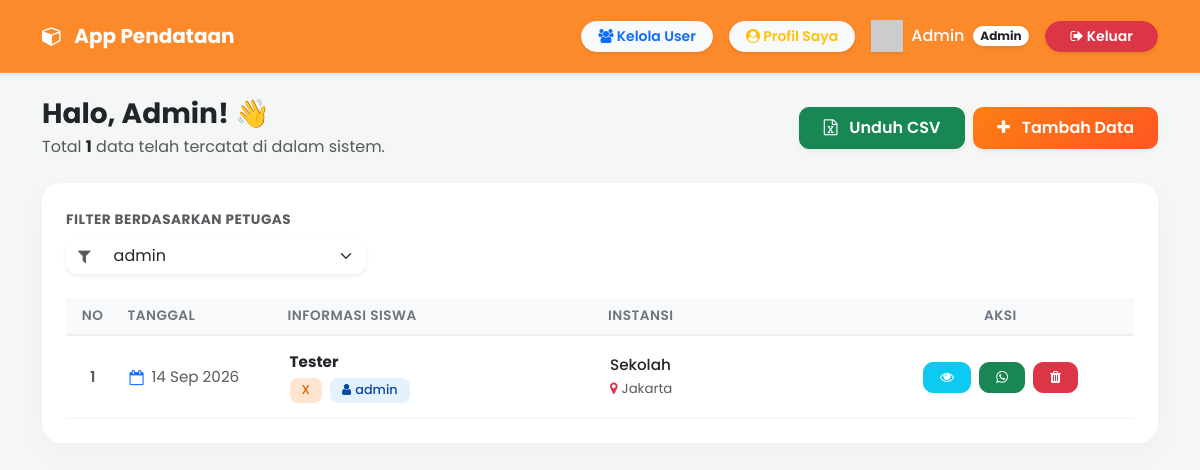
Page /index.php?filter_user=1 (signed in) on the committed database.
### tables this page shows
CREATE TABLE `data_pendataan` (
  `id` int(11) NOT NULL,
  `id_user` int(11) DEFAULT NULL,
  `tanggal` date NOT NULL,
  `nama` varchar(100) NOT NULL,
  `kelas` varchar(50) NOT NULL,
  `sekolah` varchar(100) NOT NULL,
  `nomor_whatsapp` varchar(20) NOT NULL,
  `kota` varchar(50) NOT NULL
);

CREATE TABLE `users` (
  `id` int(11) NOT NULL,
  `username` varchar(50) NOT NULL,
  `password` varchar(255) NOT NULL,
  `role` enum('admin','pegawai') NOT NULL,
  `nama_lengkap` varchar(100) DEFAULT NULL,
  `nomor_whatsapp` varchar(20) DEFAULT NULL,
  `email` varchar(100) DEFAULT NULL,
  `alamat` text DEFAULT NULL,
  `kota` varchar(50) DEFAULT NULL,
  `provinsi` varchar(50) DEFAULT NULL,
  `kode_referral` varchar(20) DEFAULT NULL,
  `referred_by` varchar(20) DEFAULT NULL
);

### index.php (the view, shortened to what this page needs)
<?php
require 'koneksi.php';
$limit = 10;
$page = isset($_GET['page']) ? (int)$_GET['page'] : 1;
$offset = ($page - 1) * $limit;
if ($_SESSION['role'] === 'admin') {
    if (isset($_GET['filter_user']) && !empty($_GET['filter_user'])) {
        $filter = $_GET['filter_user'];
        $stmt_count = $conn->prepare("SELECT COUNT(*) as total FROM data_pendataan WHERE id_user = ?");
        $stmt_count->bind_param("i", $filter);
        $stmt_count->execute();
        $total_rows = $stmt_count->get_result()->fetch_assoc()['total'];
        $stmt_data = $conn->prepare("SELECT d.*, u.username FROM data_pendataan d LEFT JOIN users u ON d.id_user = u.id WHERE d.id_user = ? ORDER BY d.id DESC LIMIT ? OFFSET ?");
        $stmt_data->bind_param("iii", $filter, $limit, $offset);
        $stmt_data->execute();
        $result = $stmt_data->get_result();
    }
}
?>
<!DOCTYPE html>
<html lang="id">
<head>
    <link href="https://cdn.jsdelivr.net/npm/bootstrap@5.3.0/dist/css/bootstrap.min.css" rel="stylesheet">
    <link rel="stylesheet" href="https://cdnjs.cloudflare.com/ajax/libs/font-awesome/4.7.0/css/font-awesome.min.css">
</head>
<body>
<nav class="navbar navbar-expand-lg navbar-glass shadow-sm sticky-top py-3">
    <div class="container">
        <a class="navbar-brand text-white fw-bold" href="#"><i class="fa fa-cube me-2"></i> App Pendataan</a>
        <div class="collapse navbar-collapse justify-content-end" id="navbarNav">
            <ul class="navbar-nav align-items-center gap-3 mt-3 mt-lg-0">
                <?php if ($_SESSION['role'] === 'admin'): ?>
                    <li class="nav-item">
                        <a href="tambah_user.php" class="btn btn-light btn-sm fw-semibold rounded-pill px-3 text-primary shadow-sm">
                            <i class="fa fa-users"></i> Kelola User
                        </a>
                    </li>
                <?php endif; ?>
                <li class="nav-item">
                    <a href="profil.php" class="btn btn-light btn-sm fw-semibold rounded-pill px-3 text-warning shadow-sm">
                        <i class="fa fa-user-circle"></i> Profil Saya
                    </a>
                </li>
                <li class="nav-item text-white fw-medium d-flex align-items-center">
                    <img src="https://ui-avatars.com/api/?name=<?= urlencode($_SESSION['username']) ?>&background=ffffff&color=fd7e14&rounded=true" alt="User" width="32" class="me-2 shadow-sm">
                    <?= htmlspecialchars(ucfirst($_SESSION['username'])) ?>
                    <span class="badge bg-white text-dark rounded-pill ms-2 shadow-sm"><?= ucfirst($_SESSION['role']) ?></span>
                </li>
                <li class="nav-item">
                    <button onclick="konfirmasiLogout()" class="btn btn-danger btn-sm rounded-pill px-4 shadow-sm fw-semibold">
                        <i class="fa fa-sign-out"></i> Keluar
                    </button>
                </li>
            </ul>
        </div>
    </div>
</nav>
<div class="container mt-4 mb-5">
    <div class="d-flex flex-column flex-md-row justify-content-between align-items-center mb-4">
        <div>
            <h3 class="fw-bold text-dark mb-1">Halo, <?= htmlspecialchars(ucfirst($_SESSION['username'])) ?>! 👋</h3>
            <p class="text-muted mb-0">Total <strong class="text-dark"><?= $total_rows ?></strong> data telah tercatat di dalam sistem.</p>
        </div>
        <div class="d-flex gap-2 mt-3 mt-md-0">
            <a href="?export=csv<?= isset($_GET['filter_user']) ? '&filter_user='.$_GET['filter_user'] : '' ?>" class="btn btn-success fw-semibold px-4 py-2 btn-action shadow-sm">
                <i class="fa fa-file-excel-o me-2"></i> Unduh CSV
            </a>
            <button type="button" class="btn btn-gradient fw-semibold px-4 py-2 shadow-sm" data-bs-toggle="modal" data-bs-target="#modalTambahData">
                <i class="fa fa-plus me-2"></i> Tambah Data
            </button>
        </div>
    </div>
    <div class="card card-premium">
        <?php if ($_SESSION['role'] === 'admin'): ?>
        <form method="GET" action="" class="mb-4" style="max-width: 300px;">
            <label class="form-label text-muted small fw-bold">Filter Berdasarkan Petugas</label>
            <div class="input-group shadow-sm" style="border-radius: 12px; overflow: hidden;">
                <span class="input-group-text bg-white border-0 text-muted"><i class="fa fa-filter"></i></span>
                <select name="filter_user" class="form-select border-0 bg-white" onchange="this.form.submit()" style="box-shadow: none;">
                    <?php
                    $user_query = $conn->query("SELECT id, username FROM users");
                    while($u = $user_query->fetch_assoc()){
                        $selected = (isset($_GET['filter_user']) && $_GET['filter_user'] == $u['id']) ? 'selected' : '';
                        echo "<option value='{$u['id']}' {$selected}>{$u['username']}</option>";
                    }
                    ?>
                </select>
            </div>
        </form>
        <?php endif; ?>
        <div class="table-responsive">
            <table class="table table-custom">
                <thead>
                    <tr>
                        <th class="text-center" width="5%">No</th>
                        <th width="15%">Tanggal</th>
                        <th width="30%">Informasi Siswa</th>
                        <th width="25%">Instansi</th>
                        <th width="25%" class="text-center">Aksi</th>
                    </tr>
                </thead>
                <tbody>
                    <?php
                    $no = $offset + 1;
                    if ($result && $result->num_rows > 0):
                        while ($row = $result->fetch_assoc()):
                            $no_wa = preg_replace('/[^0-9]/', '', $row['nomor_whatsapp']);
                            if (substr($no_wa, 0, 1) === '0') { $no_wa = '62' . substr($no_wa, 1); }
                    ?>
                    <tr>
                        <td class="text-center fw-semibold text-muted"><?= $no++ ?></td>
                        <td>
                            <div class="d-flex align-items-center text-muted">
                                <i class="fa fa-calendar-o me-2 text-primary"></i>
                                <?= date('d M Y', strtotime($row['tanggal'])) ?>
                            </div>
                        </td>
                        <td>
                            <strong class="text-dark d-block mb-1"><?= htmlspecialchars($row['nama']) ?></strong>
                            <span class="badge badge-soft bg-soft-orange"><?= htmlspecialchars($row['kelas']) ?></span>
                            <?php if ($_SESSION['role'] === 'admin'): ?>
                                <span class="badge badge-soft bg-soft-blue ms-1"><i class="fa fa-user me-1"></i><?= htmlspecialchars($row['username'] ?? 'Sistem') ?></span>
                            <?php endif; ?>
                        </td>
                        <td>
                            <div class="fw-medium text-dark text-truncate" style="max-width: 200px;" title="<?= htmlspecialchars($row['sekolah']) ?>">
                                <?= htmlspecialchars($row['sekolah']) ?>
                            </div>
                            <small class="text-muted"><i class="fa fa-map-marker text-danger me-1"></i><?= htmlspecialchars($row['kota']) ?></small>
                        </td>
                        <td class="text-center">
                            <div class="d-flex justify-content-center gap-2">
                                <button type="button" class="btn btn-info text-white btn-sm btn-action px-3" data-bs-toggle="modal" data-bs-target="#modalDetail<?= $row['id'] ?>" title="Detail">
                                    <i class="fa fa-eye"></i>
                                </button>
                                <a href="https://wa.me/<?= $no_wa ?>" target="_blank" class="btn btn-success btn-sm btn-action px-3" title="Chat WhatsApp">
                                    <i class="fa fa-whatsapp"></i>
                                </a>
                                <form action="" method="POST" id="hapusForm<?= $row['id'] ?>" class="m-0">
                                    <button type="button" class="btn btn-danger btn-sm btn-action px-3" onclick="konfirmasiHapus(<?= $row['id'] ?>)" title="Hapus">
                                        <i class="fa fa-trash"></i>
                                    </button>
                                </form>
                            </div>
                        </td>
                    </tr>
                    <?php endwhile; endif; ?>
                </tbody>
            </table>
        </div>
    </div>
</div>
</body>
</html>

### index.php (style rules this page uses)
body { font-family: 'Poppins', sans-serif; background-color: #f4f7f6; color: #2d3436; }
.navbar-glass { background: rgba(253, 126, 20, 0.9) !important; backdrop-filter: blur(10px); border-bottom: 1px solid rgba(255,255,255,0.1); }
.card-premium { border-radius: 20px; box-shadow: 0 10px 30px rgba(0,0,0,0.03); border: none; background: #fff; padding: 1.5rem; }
.btn-gradient { background: linear-gradient(135deg, #fd7e14 0%, #ff5722 100%); color: white; border: none; border-radius: 10px; font-weight: 500; transition: 0.3s; }
.btn-action { border-radius: 10px; font-weight: 500; transition: 0.3s; }
.table-custom { margin-bottom: 0; }
.table-custom th { background-color: #f8f9fa !important; color: #6c757d; font-weight: 600; text-transform: uppercase; font-size: 0.85rem; letter-spacing: 0.5px; border-bottom: 2px solid #eee; }
.table-custom td { vertical-align: middle; font-size: 0.95rem; border-bottom: 1px solid #f1f3f5; padding: 15px 10px; }
.badge-soft { padding: 6px 12px; font-weight: 500; border-radius: 8px; font-size: 0.8rem; }
.bg-soft-orange { background-color: #ffe5d0; color: #d96408; }
.bg-soft-blue { background-color: #e3f2fd; color: #0d47a1; }
.form-label { font-size: 0.85rem; font-weight: 600; color: #6c757d; margin-bottom: 8px; text-transform: uppercase; letter-spacing: 0.5px; }

### rows in the picture
data_pendataan: tanggal "14 Sep 2026", nama "Tester", kelas "X", id_user.username "admin", sekolah "Sekolah", kota "Jakarta"

### other values in the picture
$_SESSION['username'] "Admin"
$_SESSION['role'] "Admin"
$total_rows "1"
form field filter_user "admin"
